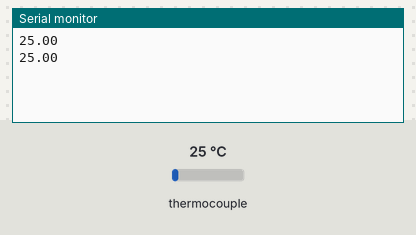
A sketch run on a simulated Arduino Uno, built with avr-gcc and run on an emulated ATmega328P. On the bench: the last lines printed to the serial monitor. Inputs (shaded band) come from the test bench; at power-on: thermocouple 25 °C.

Above: at 1.2 s.
1.3 s: thermocouple set to 6 °C
At 2.6 s:
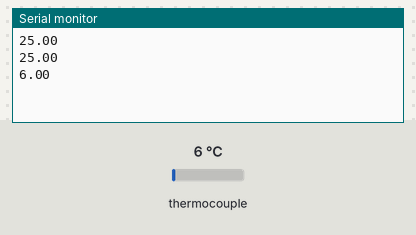
2.8 s: thermocouple set to 75 °C
At 3.5 s:
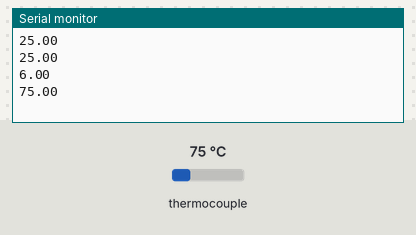
Timing chart, 0 to 5.8 s (numbered marks = the images above; inputs shaded):
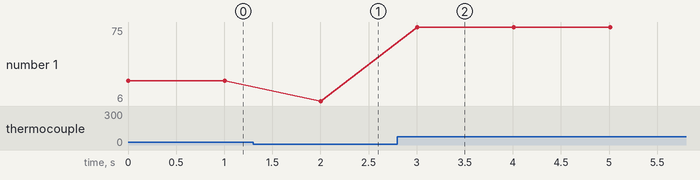

The sketch:

RTD_Jul12.ino
```cpp
#include <Adafruit_MAX31865.h>

// Use software SPI: CS, DI, DO, CLK
Adafruit_MAX31865 thermo = Adafruit_MAX31865(12,11,10,9);
// use hardware SPI, just pass in the CS pin
//Adafruit_MAX31865 thermo = Adafruit_MAX31865(10);

// The value of the Rref resistor. Use 430.0 for PT100 and 4300.0 for PT1000
#define RREF      430.0
// The 'nominal' 0-degrees-C resistance of the sensor
// 100.0 for PT100, 1000.0 for PT1000
#define RNOMINAL  100.0

void setup() {
  Serial.begin(9600);
 // Serial.println("Adafruit MAX31865 PT100 Sensor Test!");

  thermo.begin(MAX31865_4WIRE);  // set to 2WIRE or 4WIRE as necessary
}


void loop() {
  uint16_t rtd = thermo.readRTD();

  //Serial.print("RTD value: "); Serial.println(rtd);
  float ratio = rtd;
  ratio /= 32768;
//  Serial.print("Ratio = "); Serial.println(ratio,8);
  //Serial.print("Resistance = "); Serial.println(RREF*ratio,8);
  float temps = thermo.temperature(RNOMINAL, RREF);
  //Serial.print("Temperature = ");
  Serial.println(temps);


  // Check and print any faults

  /*uint8_t fault = thermo.readFault();
  if (fault) {
    Serial.print("Fault 0x"); Serial.println(fault, HEX);
    if (fault & MAX31865_FAULT_HIGHTHRESH) {
      Serial.println("RTD High Threshold");
    }
    if (fault & MAX31865_FAULT_LOWTHRESH) {
      Serial.println("RTD Low Threshold");
    }
    if (fault & MAX31865_FAULT_REFINLOW) {
      Serial.println("REFIN- > 0.85 x Bias");
    }
    if (fault & MAX31865_FAULT_REFINHIGH) {
      Serial.println("REFIN- < 0.85 x Bias - FORCE- open");
    }
    if (fault & MAX31865_FAULT_RTDINLOW) {
      Serial.println("RTDIN- < 0.85 x Bias - FORCE- open");
    }
    if (fault & MAX31865_FAULT_OVUV) {
      Serial.println("Under/Over voltage");
    }
    thermo.clearFault();
  } */
  Serial.println();
  delay(1000);
}
```

Measured:
- after the input at 1.3 s, the serial monitor: prints a new line after 0.71 s (image 1)
- after the input at 2.8 s, the serial monitor: prints a new line after 0.21 s (image 2)
- plotted number 1: 25 → 6 after the input at 1.3 s, 6 → 75 after the input at 2.8 s
